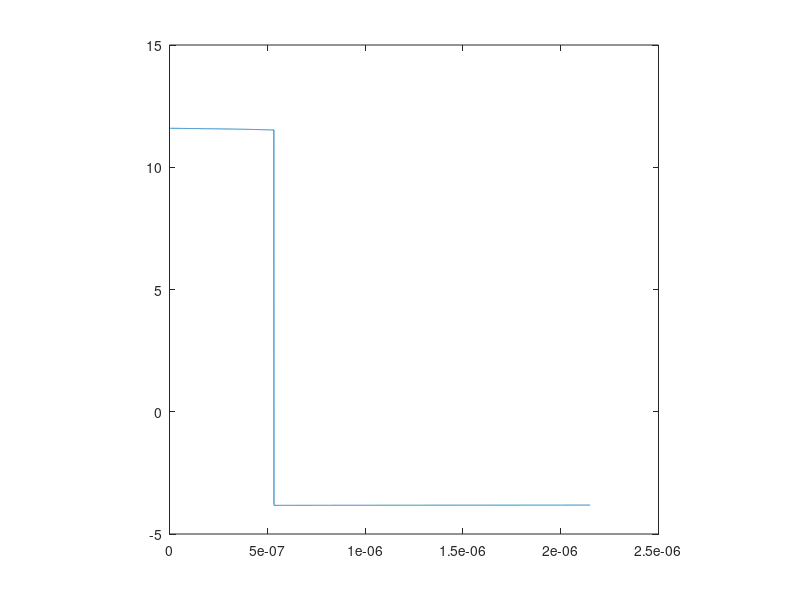
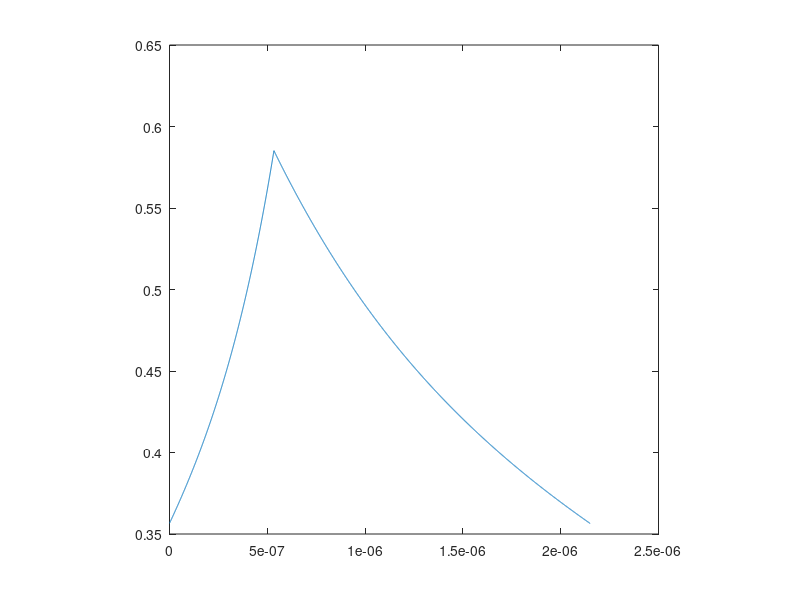

Recreate these plots in MATLAB, in order.
clear all
close all
clc

%%%% Initialization of the L(i) parameters 
Lh=9.1e-5;
Ll=3.2968e-7;
I30=0.2588;
I70=0.4549;
%%%%

%%%% Initialization of the simulation parameters
U_i=15;         % Input voltage of the converter  
U_d=0.5;        % Diode threshold voltage
R_on=0.3;       % On resistance of the converter
R_off=0.05;     % Off resistance of the converter
U_o=3.3;        % Load voltage
f_s=465e3;      % Switching frequency
T_s=1/f_s;      % Switching period  
I_o=0.45;       % Average load current 
N_points=5000;  % Number of points of the simulation arrays
%%%%

%%%% Definition of the L(i) curve
G30=(0.7*Lh-Ll)/(Lh-Ll);
G70=(0.3*Lh-Ll)/(Lh-Ll);
IL=(I70*cot(pi*G30)-I30*cot(pi*G70))/(cot(pi*G30)-cot(pi*G70));
sigma=(cot(pi*G30)-cot(pi*G70))/(I30-I70);
di=0.001;
I=0:di:10;
L=Ll+(Lh-Ll)/2*(1-2/pi*atan(sigma*(I-IL)));
Lfp=0.5*(max(L)+min(L));
phi_tab=0.5*(cumsum(L(1:end-1)*di)+cumsum(L(2:end)*di));
I1_tab=I(1:end-1)+di/2;
%%%%

%%%% Execution of the fixed point algorithm
delta=(U_o+U_d+R_off*I_o)/(U_i+U_d-(R_on-R_off)*I_o);
t=0:T_s/(N_points-1):T_s;
u_l=(U_i-U_o)*max(-sign(t-delta*T_s),0)-(U_o+U_d)*max(sign(t-delta*T_s),0);
u_l=u_l-mean(u_l)+(U_i-U_o)*delta-(U_o+U_d)*(1-delta);
n0=round((N_points-1)*delta);       
tau1=Lfp/R_on;
tau2=Lfp/R_off;
h1=exp(-t(1:n0)/tau1);
h2=exp(-(t(n0+1:end)-delta*T_s)/tau2);
dt=T_s/(N_points-1);
aus1=u_l(1:n0).*(fliplr(h1));
a0=dt*sum(aus1);
aus2=u_l(n0+1:end).*(fliplr(h2));
a1=dt*sum(aus2);
y0=(a0*exp(-(1-delta)*T_s/tau2)+a1)/(1-exp(-delta*T_s/tau1-(1-delta)*T_s/tau2));
for ii=1:n0
    phi0(ii)=dt*sum(u_l(1:ii).*fliplr(h1(1:ii)));
end
phi0(1:n0)=phi0(1:n0)+y0*exp(-t(1:n0)/tau1);
for ii=(n0+1):length(t)
    phi0(ii)=dt*sum(u_l(n0+1:ii).*fliplr(h2(1:ii-n0)));
end
phi0(n0+1:end)=phi0(n0+1:end)+phi0(n0)*exp(-(t(n0+1:end)-delta*T_s)/tau2);
phi=phi0;
i=phi/Lfp;
ir=i-interp1(I1_tab,phi_tab,i,'linear','extrap')/Lfp;
for j=1:100 %iterazioni Punto Fisso
   aus1=R_on*ir(1:n0).*(fliplr(h1));
   a0=-dt*sum(aus1);
   aus2=R_off*ir(n0+1:end).*(fliplr(h2));
   a1=-dt*sum(aus2); 
   y0=(a0*exp(-(1-delta)*T_s/tau2)+a1)/(1-exp(-delta*T_s/tau1-(1-delta)*T_s/tau2));
   for ii=1:n0
    phi(ii)=-dt*sum(R_on*ir(1:ii).*fliplr(h1(1:ii)));
   end
   phi(1:n0)=phi(1:n0)+y0*exp(-t(1:n0)/tau1);
   for ii=n0+1:length(t);
     phi(ii)=-dt*sum(R_off*ir(n0+1:ii).*fliplr(h2(1:ii-n0)));
   end
   phi(n0+1:end)=phi(n0+1:end)+phi(n0)*exp(-(t(n0+1:end)-delta*T_s)/tau2);
   phi=phi+phi0;
   i=phi/Lfp+ir;
   irold=ir;
   ir=i-interp1(I1_tab,phi_tab,i,'linear','extrap')/Lfp;
   max(abs(ir-irold));
   mean(i);
end
%%%%

t_u=t(1:end-1)+diff(t)/2;
u_l=diff(phi)./diff(t);

figure(1)
plot(t_u,u_l)
axis square

figure(2)
plot(t,i)
axis square